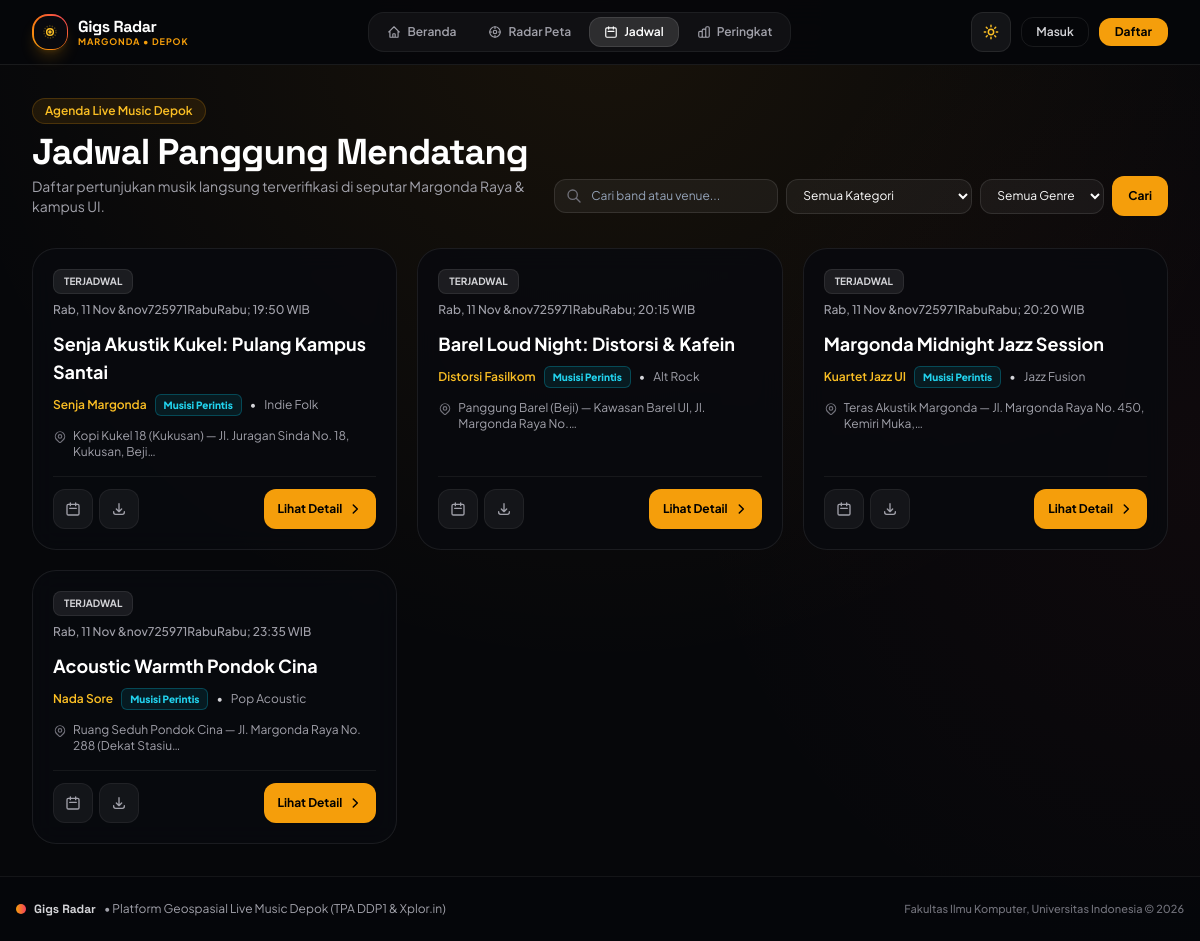
The app's page /jadwal/, older data.
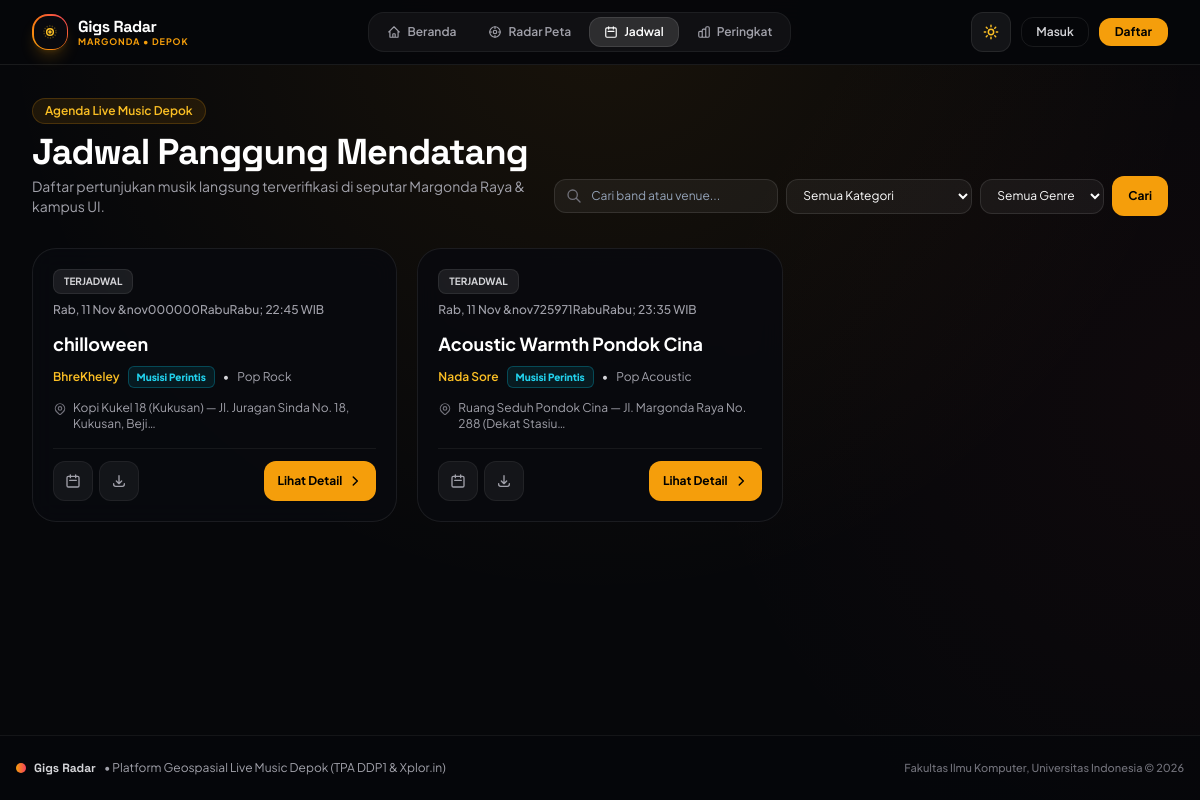
The same page, newer data.
### apps/venues_gigs/models.py (models this page shows, shortened)
class Gig(models.Model):
    STATUS_CHOICES = [
        ('TERJADWAL', 'Terjadwal'),
        ('LIVE', 'Sedang Live'),
        ('SELESAI', 'Selesai'),
        ('BATAL', 'Dibatalkan'),
    ]
    band = models.ForeignKey('accounts.BandProfile', on_delete=models.CASCADE, related_name='gigs', verbose_name="Band Musisi")
    venue = models.ForeignKey(Venue, on_delete=models.PROTECT, related_name='gigs', verbose_name="Lokasi Venue")
    judul_acara = models.CharField(max_length=200, verbose_name="Judul Penampilan")
    mulai = models.DateTimeField(db_index=True, verbose_name="Waktu Mulai")
    selesai = models.DateTimeField(db_index=True, verbose_name="Waktu Selesai")
    status = models.CharField(max_length=20, choices=STATUS_CHOICES, default='TERJADWAL', db_index=True)
    live_sejak = models.DateTimeField(null=True, blank=True, verbose_name="Waktu Go Live Aktif")
    sudah_diperpanjang = models.BooleanField(default=False, verbose_name="Pernah Diperpanjang +30 Menit")
    created_at = models.DateTimeField(auto_now_add=True)
    class Meta:
        verbose_name = "Jadwal Gig"
        verbose_name_plural = "Daftar Jadwal Gig"
        ordering = ['mulai']
        indexes = [
            models.Index(fields=['status', 'mulai']),
            models.Index(fields=['mulai', 'selesai']),
        ]
    @property
    def status_efektif(self) -> str:
        if self.status in ('SELESAI', 'BATAL'):
            return self.status
        status_terhitung = evaluasi_status_live(
            mulai=self.mulai,
            selesai=self.selesai,
            live_mulai_pada=self.live_sejak,
            live_selesai_pada=None if self.status == 'LIVE' else timezone.now() if self.status == 'SELESAI' else None
        )
        if status_terhitung == 'SELESAI' and self.status != 'SELESAI':
            Gig.objects.filter(pk=self.pk).update(status='SELESAI')
            self.status = 'SELESAI'
        return self.status

class Venue(models.Model):
    nama = models.CharField(max_length=150, verbose_name="Nama Tempat / Kafe")
    alamat = models.TextField(verbose_name="Alamat Lengkap")
    latitude = models.FloatField(db_index=True, verbose_name="Lintang (Latitude)")
    longitude = models.FloatField(db_index=True, verbose_name="Bujur (Longitude)")
    kontak = models.CharField(max_length=100, blank=True, verbose_name="Kontak Pengelola")
    dibuat_oleh = models.ForeignKey(User, on_delete=models.SET_NULL, null=True, blank=True, related_name='venues_dibuat')
    created_at = models.DateTimeField(auto_now_add=True)
    class Meta:
        verbose_name = "Venue Panggung"
        verbose_name_plural = "Daftar Venue"
        ordering = ['nama']
        indexes = [
            models.Index(fields=['latitude', 'longitude']),
        ]

### apps/accounts/models.py (models this page shows, shortened)
class BandProfile(models.Model):
    TIPE_MUSISI_CHOICES = [
        ('PERINTIS', 'Musisi Perintis (Rising / Indie Underground)'),
        ('PEWARIS', 'Musisi Pewaris (Heritage / Resident / Panggung Legenda)'),
    ]
    user = models.OneToOneField(User, on_delete=models.CASCADE, related_name='band_profile')
    nama_band = models.CharField(max_length=100, verbose_name="Nama Band")
    slug = models.SlugField(max_length=120, unique=True, blank=True)
    tipe_musisi = models.CharField(
        max_length=20,
        choices=TIPE_MUSISI_CHOICES,
        default='PERINTIS',
        verbose_name="Kategori Musisi"
    )
    genre = models.CharField(max_length=50, default="Indie", verbose_name="Genre Musik")
    deskripsi = models.TextField(blank=True, verbose_name="Deskripsi / Biografi")
    kontak_ig = models.CharField(max_length=100, blank=True, verbose_name="Akun Instagram")
    foto = models.ImageField(upload_to='bands/', blank=True, null=True, verbose_name="Foto Panggung")
    created_at = models.DateTimeField(auto_now_add=True)
    class Meta:
        verbose_name = "Profil Band"
        verbose_name_plural = "Daftar Profil Band"
        ordering = ['nama_band']
    @property
    def is_pewaris(self) -> bool:
        return self.tipe_musisi == 'PEWARIS'
    @property
    def label_tipe(self) -> str:
        return "Musisi Pewaris" if self.is_pewaris else "Musisi Perintis"
    @property
    def badge_css(self) -> str:
        if self.is_pewaris:
            return "bg-amber-500/10 text-amber-500 border-amber-500/30"
        return "bg-cyan-500/10 text-cyan-400 border-cyan-500/30"

### apps/venues_gigs/views.py (the view)
# urls.py: path('jadwal/', views.jadwal_list_view, name='jadwal_list'),
def jadwal_list_view(request):
    genre = request.GET.get('genre', '').strip()
    q = request.GET.get('q', '').strip()
    status_filter = request.GET.get('status', '').strip()
    tipe_filter = request.GET.get('tipe', '').strip().upper()
    gigs = Gig.objects.select_related('band', 'venue').filter(
        status__in=['TERJADWAL', 'LIVE']
    ).order_by('mulai')
    if genre:
        gigs = gigs.filter(band__genre__icontains=genre)
    if tipe_filter in ['PERINTIS', 'PEWARIS']:
        gigs = gigs.filter(band__tipe_musisi=tipe_filter)
    if q:
        gigs = gigs.filter(
            Q(judul_acara__icontains=q) |
            Q(band__nama_band__icontains=q) |
            Q(venue__nama__icontains=q)
        )
    if status_filter in ['TERJADWAL', 'LIVE']:
        gigs = gigs.filter(status=status_filter)
    genres_list = Gig.objects.values_list('band__genre', flat=True).distinct()
    context = {
        'gigs': gigs,
        'genre_aktif': genre,
        'q': q,
        'status_aktif': status_filter,
        'tipe_aktif': tipe_filter,
        'genres_list': set(filter(None, genres_list)),
    }
    return render(request, 'venues_gigs/jadwal_list.html', context)

### core/services.py (called while the page is built)
def evaluasi_status_live(mulai, selesai, live_mulai_pada=None, live_selesai_pada=None, sekarang=None) -> str:
    if sekarang is None:
        sekarang = timezone.now()
    if live_selesai_pada is not None:
        return 'SELESAI'
    batas_kedaluwarsa = selesai + timedelta(minutes=30)
    if sekarang > batas_kedaluwarsa:
        return 'SELESAI'
    if live_mulai_pada is not None:
        return 'LIVE'
    if sekarang >= mulai and sekarang <= selesai:
        return 'TERJADWAL'
    return 'TERJADWAL' if sekarang < mulai else 'SELESAI'

### livemusic_project/context_processors.py (called while the page is built)
def app_context(request):
    return {
        'DEMO_MODE': getattr(settings, 'DEMO_MODE', True),
        'APP_NAME': 'Gigs Radar',
    }

### templates/venues_gigs/jadwal_list.html (shortened to what the changed rows need)
{% extends 'base.html' %}
{% block content %}
<div class="max-w-7xl mx-auto px-4 sm:px-6 lg:px-8 py-6 sm:py-8 w-full flex-1 flex flex-col">
    <div class="flex flex-col md:flex-row md:items-end justify-between gap-4 mb-6 sm:mb-8">
        <div>
            <h1 class="text-2xl sm:text-4xl font-extrabold text-slate-900 dark:text-white font-display tracking-tight">
                Jadwal Panggung Mendatang
            </h1>
        </div>
    </div>
    <div class="grid grid-cols-1 md:grid-cols-2 lg:grid-cols-3 gap-4 sm:gap-5">
        {% for gig in gigs %}
        <div class="glass-panel rounded-2xl sm:rounded-3xl p-4 sm:p-5 flex flex-col justify-between hover:border-amber-500/40 transition group">
            <div>
                <div class="flex flex-wrap items-center justify-between gap-2 mb-3">
                    <span class="text-[10px] font-bold px-2.5 py-1 rounded-lg {% if gig.status_efektif == 'LIVE' %}bg-rose-500/10 text-rose-600 dark:text-rose-400 border border-rose-500/20 animate-pulse{% else %}bg-slate-200/80 dark:bg-white/[0.08] text-slate-700 dark:text-zinc-300 border border-slate-300/60 dark:border-white/[0.08]{% endif %}">
                        {% if gig.status_efektif == 'LIVE' %}SEDANG LIVE{% else %}TERJADWAL{% endif %}
                    </span>
                    <span class="text-xs text-slate-500 dark:text-zinc-400 font-medium">
                        {{ gig.mulai|date:"D, d M &bull; H:i" }} WIB
                    </span>
                </div>
                <h3 class="text-base sm:text-lg font-bold text-slate-900 dark:text-white group-hover:text-amber-500 transition-colors">
                    {{ gig.judul_acara }}
                </h3>
                <div class="mt-2 flex flex-wrap items-center gap-2 text-xs text-slate-600 dark:text-zinc-300">
                    <span class="font-semibold text-amber-600 dark:text-amber-400">{{ gig.band.nama_band }}</span>
                    <span class="text-[10px] font-extrabold px-2 py-0.5 rounded-md border {{ gig.band.badge_css }}">
                        {{ gig.band.label_tipe }}
                    </span>
                    <span>&bull;</span>
                    <span class="text-slate-500 dark:text-zinc-400">{{ gig.band.genre }}</span>
                </div>
                <div class="mt-3 flex items-start gap-1.5 text-xs text-slate-500 dark:text-zinc-400">
                    <span>{{ gig.venue.nama }} — {{ gig.venue.alamat|truncatechars:40 }}</span>
                </div>
            </div>
            <div class="mt-4 pt-3 border-t border-slate-200/80 dark:border-white/[0.06] flex items-center justify-between gap-2">
                <div class="flex items-center gap-1.5">
                    <a href="https://calendar.google.com/calendar/render?action=TEMPLATE&text={{ gig.judul_acara|urlencode }}&dates={{ gig.mulai|date:'Ymd\THis\Z' }}/{{ gig.selesai|date:'Ymd\THis\Z' }}&details=Live+music+oleh+{{ gig.band.nama_band|urlencode }}&location={{ gig.venue.nama|urlencode }}"
                       target="_blank" rel="noopener" title="Tambah ke Google Calendar" aria-label="Google Calendar"
                       class="w-10 h-10 rounded-xl bg-slate-100 hover:bg-slate-200 dark:bg-white/[0.05] dark:hover:bg-white/[0.1] text-slate-600 dark:text-zinc-400 transition flex items-center justify-center border border-slate-200/60 dark:border-white/[0.06]">
                        <svg class="w-4 h-4" fill="none" viewBox="0 0 24 24" stroke="currentColor" stroke-width="2">
                            <path stroke-linecap="round" stroke-linejoin="round" d="M8 7V3m8 4V3m-9 8h10M5 21h14a2 2 0 002-2V7a2 2 0 00-2-2H5a2 2 0 00-2 2v12a2 2 0 002 2z"/>
                        </svg>
                    </a>
                    <a href="{% url 'export_calendar_ics' gig.id %}" title="Unduh Berkas .ICS" aria-label="Unduh .ICS"
                       class="w-10 h-10 rounded-xl bg-slate-100 hover:bg-slate-200 dark:bg-white/[0.05] dark:hover:bg-white/[0.1] text-slate-600 dark:text-zinc-400 transition flex items-center justify-center border border-slate-200/60 dark:border-white/[0.06]">
                        <svg class="w-4 h-4" fill="none" viewBox="0 0 24 24" stroke="currentColor" stroke-width="2">
                            <path stroke-linecap="round" stroke-linejoin="round" d="M4 16v1a3 3 0 003 3h10a3 3 0 003-3v-1m-4-4l-4 4m0 0l-4-4m4 4V4"/>
                        </svg>
                    </a>
                </div>
                <a href="{% url 'gig_detail' gig.id %}" class="btn-stage min-h-[40px] px-3.5 py-2 rounded-xl text-xs font-bold flex items-center gap-1.5 shadow-sm">
                    <span>Lihat Detail</span>
                    <svg class="w-3.5 h-3.5" fill="none" viewBox="0 0 24 24" stroke="currentColor" stroke-width="2.5">
                        <path stroke-linecap="round" stroke-linejoin="round" d="M9 5l7 7-7 7"/>
                    </svg>
                </a>
            </div>
        </div>
        {% endfor %}
    </div>
</div>
{% endblock %}

Row changes from the older to the newer data that the page shows:
no longer on this page (row edited): Gig: status "TERJADWAL", mulai "Rab, 11 Nov &nov725971RabuRabu; 19:50", judul_acara "Senja Akustik Kukel: Pulang Kampus Santai", band.nama_band "Senja Margonda", band.label_tipe "Musisi Perintis", band.genre "Indie Folk", venue.nama "Kopi Kukel 18 (Kukusan)", venue.alamat "Jl. Juragan Sinda No. 18, Kukusan, Beji…"
no longer on this page (row edited): Gig: status "TERJADWAL", mulai "Rab, 11 Nov &nov725971RabuRabu; 20:15", judul_acara "Barel Loud Night: Distorsi & Kafein", band.nama_band "Distorsi Fasilkom", band.label_tipe "Musisi Perintis", band.genre "Alt Rock", venue.nama "Panggung Barel (Beji)", venue.alamat "Kawasan Barel UI, Jl. Margonda Raya No.…"
no longer on this page (row edited): Gig: status "TERJADWAL", mulai "Rab, 11 Nov &nov725971RabuRabu; 20:20", judul_acara "Margonda Midnight Jazz Session", band.nama_band "Kuartet Jazz UI", band.label_tipe "Musisi Perintis", band.genre "Jazz Fusion", venue.nama "Teras Akustik Margonda", venue.alamat "Jl. Margonda Raya No. 450, Kemiri Muka,…"
added Gig: status "TERJADWAL", mulai "Rab, 11 Nov &nov000000RabuRabu; 22:45", judul_acara "chilloween", band.nama_band "BhreKheley", band.label_tipe "Musisi Perintis", band.genre "Pop Rock", venue.nama "Kopi Kukel 18 (Kukusan)", venue.alamat "Jl. Juragan Sinda No. 18, Kukusan, Beji…"
